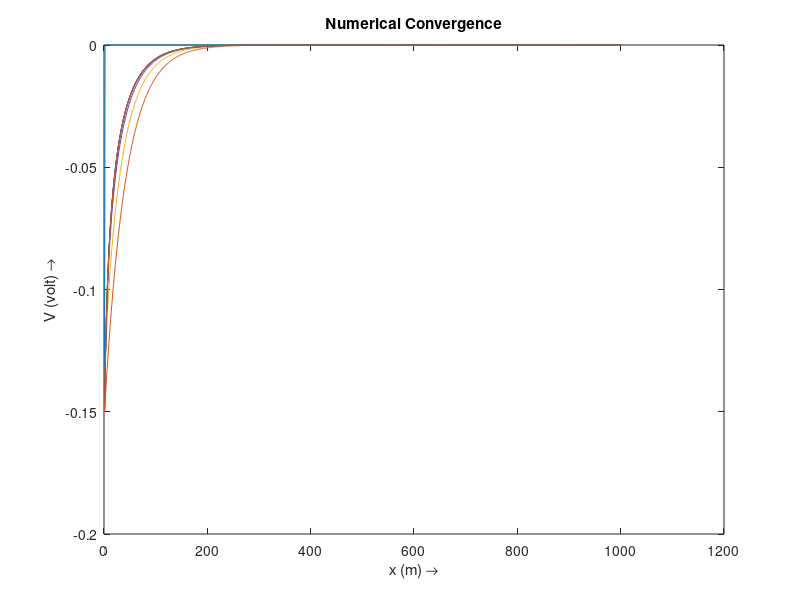
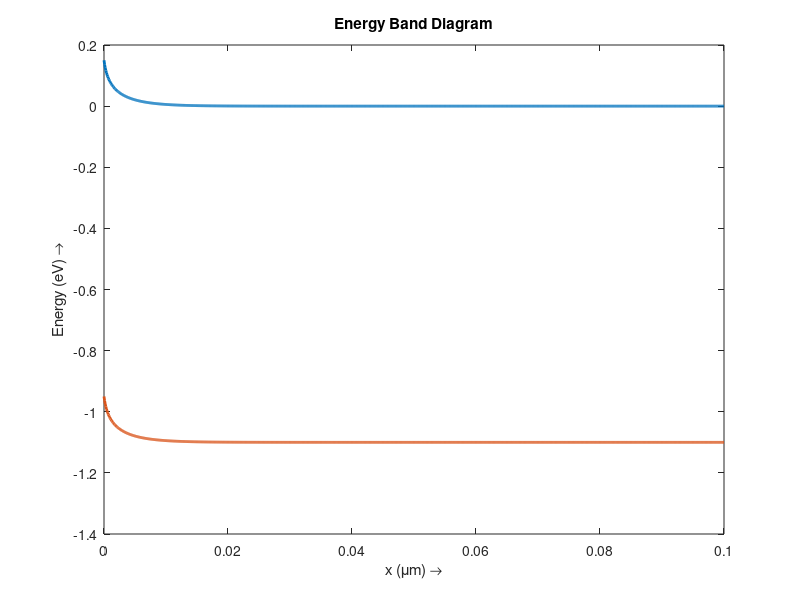
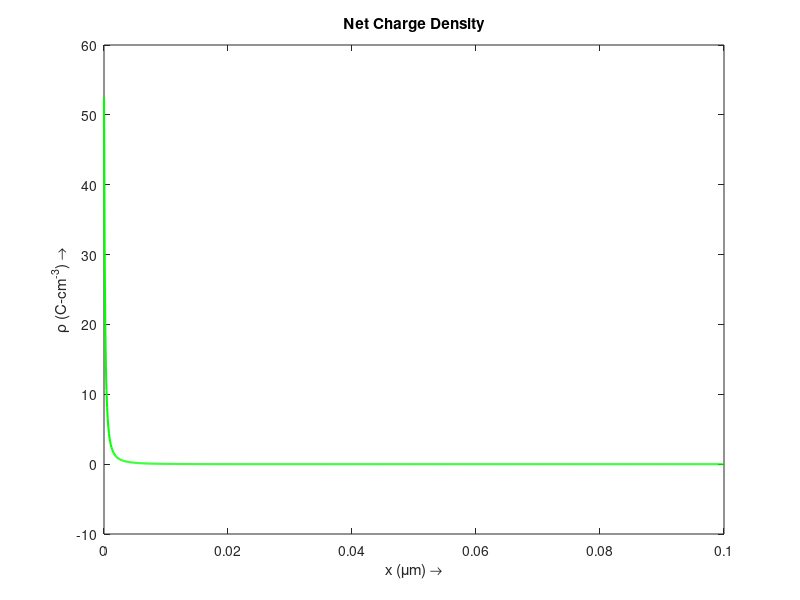

These figures' MATLAB source, in order:
close all;
%% NUMERICALLY SOLVING POISSON FOR N-MOSCAP

% Defining constants
epsilon0 = 8.854 * 10^-12;epsilon_si = 11.68;   % S.I. units
nm = 1e-9;                                      % nano meter -> m
Eg = 1.1;                                       % eV
k = 1.38e-23;                                   % S.I. units
q = 1.6e-19;                                    % S.I. units
T = 300;                                        % K

% p-type
doping_na = 1e18;           %(cm^-3)
doping_na = doping_na*1e6;  %(m^-3)
n_i = 1.5e10;               %(cm^-3)
n_i = n_i*1e6;              %(m^-3)


np0 = n_i^2/doping_na;
pp0 = doping_na;
epsilon = epsilon0*epsilon_si;


% Defining the region and parameters inside it
x = 0:0.1:100;                       % 1um
x = x'*nm;                          % in m
theta = (x(2) - x(1));
N_A = doping_na*ones(size(x));      % p-type region

% Assumed Surface Potential
Vs = -0.15;

V = zeros(size(x));V(1) = Vs;

figure;
plot(V);
hold on;
Error = 10; % Arbitrary High value
i = 0;
while Error > 10*eps
    i = i+1;
    d2V_by_dx2=(V(3:end) - 2*V(2:end-1) + V(1:end-2))/theta^2;
    rho = q*( - N_A(2:end-1) + ( -np0*exp(q*V(2:end-1)/(k*T)) + pp0*exp(-q*V(2:end-1)/(k*T))));
    R = d2V_by_dx2+rho/epsilon;

    Mj = 2/theta^2 + (q/epsilon)*((q/(k*T))*np0*exp(q*V(2:end-1)/(k*T)) + (q/(k*T))*pp0*exp(-q*V(2:end-1)/(k*T)));

    m = size(x,1);
    CM=sparse(1:m-2,1:m-2,Mj,m-2,m-2)...
        +sparse(1:m-2-1,2:m-2,(-1/theta^2)*ones(m-2-1,1),m-2,m-2)+...
        sparse(2:m-2,1:m-2-1,(-1/theta^2)*ones(m-2-1,1),m-2,m-2); 

    DV = CM\R;
    V(2:end-1)=V(2:end-1)+DV;
    Error=norm(DV,2)/sqrt(m);
    plot(V);
end
title('Numerical Convergence');
xlabel('x (m) \rightarrow');
ylabel('V (volt) \rightarrow');

%% Plotting the final Potential Profile

% figure;
% plot(x,V,'LineWidth',1.5);
% hold on;
% xlabel('x (m) \rightarrow');
% ylabel('V (volt) \rightarrow');
% title('Potential Profile of the device');
% xlim([x(1),x(end)]);
% ylim([-abs(Vs),abs(Vs)]);
% line([0 0],[-abs(Vs) abs(Vs)],'Color','red','LineStyle','--');
% text(-0.5e-7,0,'n-type','HorizontalAlignment','center');
% text(0.5e-7,0,'p-type','HorizontalAlignment','center');

%% Plotting the Energy Band Diagram
Ev = -V-ones(size(V))*Eg;
x=x*1e6;

figure;
plot(x,-V,'LineWidth',2);
hold on;
plot(x,Ev,'LineWidth',2);
xlabel('x (\mum) \rightarrow');
ylabel('Energy (eV) \rightarrow');
title('Energy Band Diagram');
xlim([x(1),x(end)]);
hold off;

%% Electron and Hole Densities
% n_x = np0*exp(q*V/(k*T))*1e-6;   % (cm^-3)
% h_x = pp0*exp(-q*V/(k*T))*1e-6;   % (cm^-3)
% 
% figure;
% semilogy(x,n_x,'g','LineWidth',1.5);
% hold on;
% semilogy(x,h_x,'r','LineWidth',1.5);
% xlabel('x (\mum) \rightarrow');
% ylabel('ln(density(cm^-^3)) \rightarrow');
% title('Electron & Hole Densities');
% xlim([x(1),x(end)]);
% legend('n(x)','h(x)');
% hold off;

%% Charge Density
rho = q*( - N_A(1:end) + ( -np0*exp(q*V(1:end)/(k*T)) + pp0*exp(-q*V(1:end)/(k*T))));
figure;
plot(x,rho*1e-6,'g','LineWidth',1.5);
hold on;
xlabel('x (\mum) \rightarrow');
ylabel('\rho (C-cm^-^3) \rightarrow');
title('Net Charge Density');
xlim([x(1),x(end)]);
hold off;